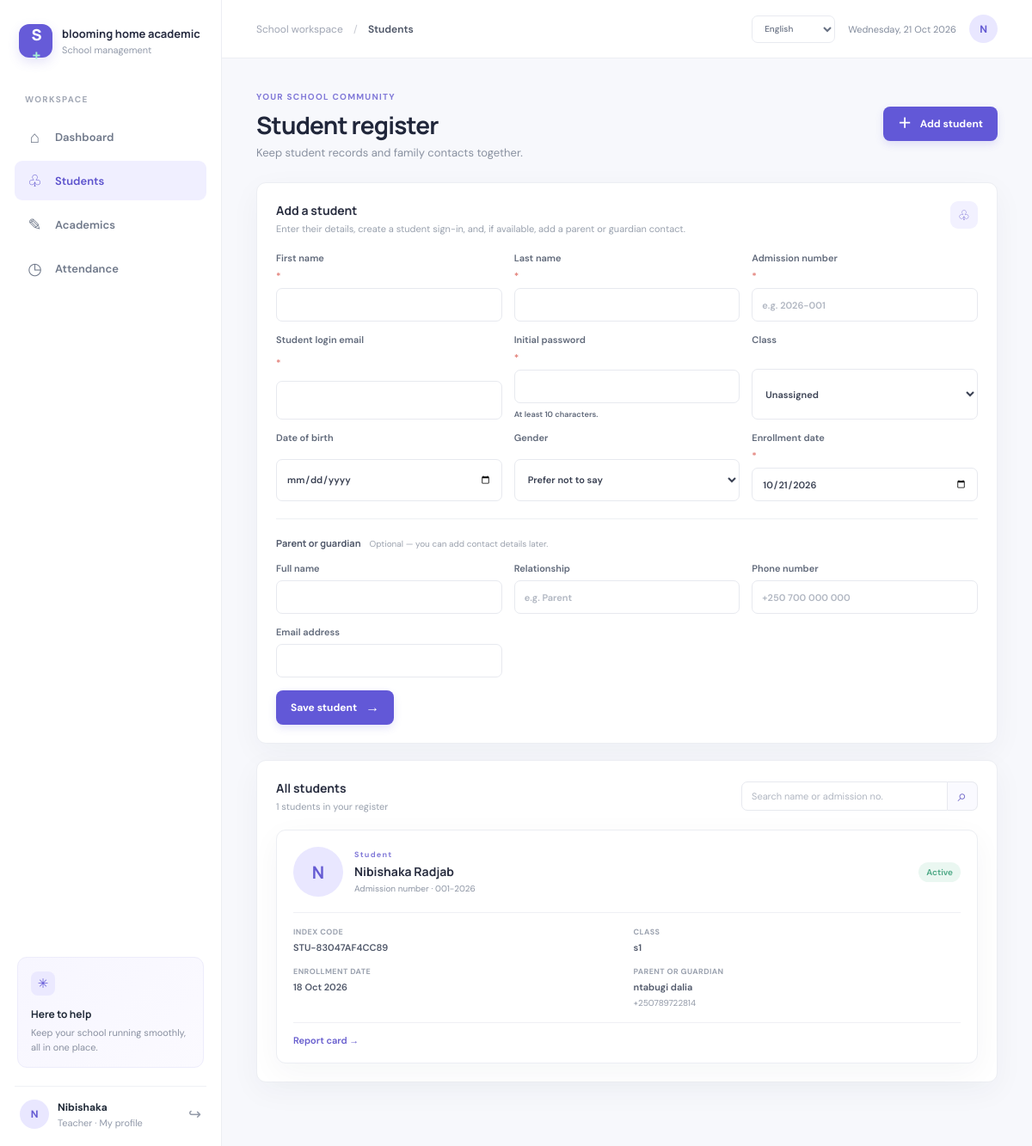
The app's page /index.php?page=students (signed in) with its own data.
### tables this page shows
CREATE TABLE IF NOT EXISTS users (
    id BIGINT UNSIGNED AUTO_INCREMENT PRIMARY KEY,
    school_id BIGINT UNSIGNED NOT NULL,
    role_id TINYINT UNSIGNED NOT NULL,
    name VARCHAR(150) NOT NULL,
    email VARCHAR(190) NOT NULL UNIQUE,
    phone VARCHAR(40) NULL,
    password_hash VARCHAR(255) NOT NULL,
    profile_picture VARCHAR(255) NULL,
    is_active BOOLEAN NOT NULL DEFAULT TRUE,
    created_at TIMESTAMP NOT NULL DEFAULT CURRENT_TIMESTAMP,
    CONSTRAINT fk_users_school FOREIGN KEY (school_id) REFERENCES schools(id) ON DELETE CASCADE,
    CONSTRAINT fk_users_role FOREIGN KEY (role_id) REFERENCES roles(id)
);

CREATE TABLE IF NOT EXISTS roles (
    id TINYINT UNSIGNED AUTO_INCREMENT PRIMARY KEY,
    name VARCHAR(30) NOT NULL UNIQUE
);

CREATE TABLE IF NOT EXISTS students (
    id BIGINT UNSIGNED AUTO_INCREMENT PRIMARY KEY,
    school_id BIGINT UNSIGNED NOT NULL,
    user_id BIGINT UNSIGNED NULL,
    class_id BIGINT UNSIGNED NULL,
    admission_number VARCHAR(50) NOT NULL,
    index_code VARCHAR(24) NOT NULL,
    first_name VARCHAR(80) NOT NULL,
    last_name VARCHAR(80) NOT NULL,
    date_of_birth DATE NULL,
    gender ENUM('female', 'male', 'other') NULL,
    enrollment_date DATE NOT NULL,
    status ENUM('active', 'inactive', 'graduated') NOT NULL DEFAULT 'active',
    created_at TIMESTAMP NOT NULL DEFAULT CURRENT_TIMESTAMP,
    UNIQUE KEY uq_students_admission (school_id, admission_number),
    UNIQUE KEY uq_students_index_code (school_id, index_code),
    UNIQUE KEY uq_students_user (user_id),
    KEY idx_students_name (school_id, last_name, first_name),
    CONSTRAINT fk_students_school FOREIGN KEY (school_id) REFERENCES schools(id) ON DELETE CASCADE,
    CONSTRAINT fk_students_class FOREIGN KEY (class_id) REFERENCES classes(id) ON DELETE SET NULL,
    CONSTRAINT fk_students_user FOREIGN KEY (user_id) REFERENCES users(id) ON DELETE SET NULL
);

CREATE TABLE IF NOT EXISTS classes (
    id BIGINT UNSIGNED AUTO_INCREMENT PRIMARY KEY,
    school_id BIGINT UNSIGNED NOT NULL,
    section_id BIGINT UNSIGNED NULL,
    name VARCHAR(80) NOT NULL,
    academic_year VARCHAR(20) NULL,
    UNIQUE KEY uq_classes_school_name (school_id, name),
    CONSTRAINT fk_classes_school FOREIGN KEY (school_id) REFERENCES schools(id) ON DELETE CASCADE,
    CONSTRAINT fk_classes_section FOREIGN KEY (section_id) REFERENCES sections(id) ON DELETE SET NULL
);

CREATE TABLE IF NOT EXISTS guardians (
    id BIGINT UNSIGNED AUTO_INCREMENT PRIMARY KEY,
    school_id BIGINT UNSIGNED NOT NULL,
    name VARCHAR(150) NOT NULL,
    email VARCHAR(190) NULL,
    phone VARCHAR(40) NULL,
    created_at TIMESTAMP NOT NULL DEFAULT CURRENT_TIMESTAMP,
    CONSTRAINT fk_guardians_school FOREIGN KEY (school_id) REFERENCES schools(id) ON DELETE CASCADE
);

### pages/students.php (the view, shortened to what the rows shown need)
<?php
$schoolId = current_user()['school_id'];
$canManageBehavior = in_array(current_user()['role'], ['admin', 'behavior_officer'], true);
$pdo = database();
$search = trim((string) ($_GET['q'] ?? ''));
$behaviorScoreColumn = $canManageBehavior
    ? ', GREATEST(0, 100 - (SELECT COALESCE(SUM(bpd.points_deducted), 0) FROM behavior_point_deductions bpd WHERE bpd.school_id = s.school_id AND bpd.student_id = s.id)) AS behavior_score'
    : '';
$studentsQuery = $pdo->prepare(
    'SELECT s.id, s.user_id, s.admission_number, s.index_code, s.first_name, s.last_name, s.enrollment_date, s.status, c.name AS class_name' . $behaviorScoreColumn . ',
            g.name AS guardian_name, g.phone AS guardian_phone
     FROM students s LEFT JOIN classes c ON c.id = s.class_id
     LEFT JOIN student_guardians sg ON sg.student_id = s.id AND sg.is_primary = 1
     LEFT JOIN guardians g ON g.id = sg.guardian_id
     WHERE s.school_id = ? AND (? = "" OR CONCAT(s.first_name, " ", s.last_name, " ", s.admission_number) LIKE ?)
     ORDER BY s.created_at DESC'
);
$studentsQuery->execute([$schoolId, $search, '%' . $search . '%']);
$students = $studentsQuery->fetchAll();
?>
<section class="page-heading"><div><h1><?= e(t('Student register')) ?></h1></div></section>
<section class="panel form-panel" id="add-student">
    <div class="panel-heading"><div><h2><?= e(t('Add a student')) ?></h2><p><?= e(t('Enter their details, create a student sign-in, and, if available, add a parent or guardian contact.')) ?></p></div><span class="panel-icon">♧</span></div>
</section>
<section class="panel recent-panel">
    <div class="panel-heading"><div><h2><?= e(t('All students')) ?></h2><p><?= count($students) ?> <?= e(t('students in your register')) ?><?= $search !== '' ? ' · ' . e(t('matching your search')) : '' ?></p></div>
    </div>
    <?php if ($students === []): ?><div class="empty-state compact"><span class="empty-icon">♧</span><p><?= e(t($search !== '' ? 'No students match that search.' : 'Your student register is empty. Add a student above to get started.')) ?></p></div><?php else: ?>
        <div class="profile-card-grid">
            <?php foreach ($students as $student): ?><article class="profile-card">
                <div class="profile-card-header">
                    <span class="profile-card-avatar profile-card-initial"><?= e(strtoupper(substr($student['first_name'], 0, 1))) ?></span>
                    <div class="profile-card-identity"><span class="eyebrow"><?= e(t('Student')) ?></span><h3><?= e($student['first_name'] . ' ' . $student['last_name']) ?></h3><span><?= e(t('Admission number')) ?> · <?= e($student['admission_number']) ?></span></div>
                    <span class="status-pill status-<?= e($student['status']) ?>"><?= e(t(ucfirst($student['status']))) ?></span>
                </div>
                <div class="profile-card-details">
                    <div><small><?= e(t('INDEX CODE')) ?></small><strong><?= e($student['index_code']) ?></strong></div>
                    <div><small><?= e(t('Class')) ?></small><strong><?= e($student['class_name'] ?? t('Unassigned')) ?></strong></div>
                    <div><small><?= e(t('Enrollment date')) ?></small><strong><?= e(localized_date($student['enrollment_date'])) ?></strong></div>
                    <div><small><?= e(t('Parent or guardian')) ?></small><strong><?= e($student['guardian_name'] ?? '—') ?></strong><?php if ($student['guardian_phone']): ?><span><?= e($student['guardian_phone']) ?></span><?php endif; ?></div>
                </div>
                <?php if (can_access_page('academics')): ?><div class="profile-card-actions"><a class="text-link" href="report_card.php?student_id=<?= (int) $student['id'] ?>"><?= e(t('Report card')) ?> →</a></div><?php endif; ?>
            </article><?php endforeach; ?>
        </div>
    <?php endif; ?>
</section>

### app/layout.php (shortened to what the rows shown need)
<?php
function render_language_selector(string $class = 'language-picker'): void
{
    $script = basename((string) ($_SERVER['SCRIPT_NAME'] ?? 'index.php'));
    $query = $_GET;
    ?>
    <form class="<?= e($class) ?>" method="get" action="<?= e($script) ?>">
        <select id="language-select" name="lang" aria-label="<?= e(t('Language')) ?>" onchange="this.form.submit()">
        </select>
    </form>
    <?php
}
function render_header(string $title, string $activePage): void
{
    $user = current_user();
    ?>
    <!doctype html>
    <html lang="<?= e(current_language()) ?>">
    <head>
        <link rel="stylesheet" href="assets/css/app.css">
    </head>
    <body>
    <div class="app-shell">
        <aside class="sidebar">
            <div class="sidebar-bottom">
                <div class="profile-row">
                    <a class="avatar-link" href="index.php?page=profile" aria-label="<?= e(t('My profile')) ?>">
                        <?php if ($user['profile_picture'] !== ''): ?><img class="avatar" src="<?= e($user['profile_picture']) ?>" alt=""><?php else: ?><span class="avatar"><?= e(strtoupper(substr($user['name'], 0, 1))) ?></span><?php endif; ?>
                    </a>
                    <a class="profile-copy" href="index.php?page=profile"><strong><?= e($user['name']) ?></strong><small><?= e(role_label($user['role'])) ?> · <?= e(t('My profile')) ?></small></a>
                </div>
            </div>
        </aside>
        <main class="main-area">
            <header class="topbar">
                <div class="topbar-right"><?= render_language_selector() ?><span class="today"><?= e(localized_date(time(), 'full')) ?></span><span class="top-avatar"><?= e(strtoupper(substr($user['name'], 0, 1))) ?></span></div>
            </header>
            <div class="page-content">
    <?php
}
function render_footer(): void
{
    ?>
            </div>
        </main>
    </div>
    </body>
    </html>
    <?php
}

### records on screen
users: name "N", name "Nibishaka", role.name "Teacher"
students: first_name "N", first_name+last_name "Nibishaka Radjab", admission_number "001-2026", status "Active", index_code "STU-83047AF4CC89", class.name "s1", enrollment_date "18 Oct 2026", guardians.name "ntabugi dalia", guardians.phone "+250789722814"

### other values on screen
$user['school_name'] "blooming home academic"
t('School management') "School management"
t('WORKSPACE') "WORKSPACE"
$icon "⌂"
t($label) "Dashboard"
$icon "♧"
t($label) "Students"
$icon "✎"
t($label) "Academics"
$icon "◷"
t($label) "Attendance"
t('Here to help') "Here to help"
t('Keep your school running smoothly, all in one place.') "Keep your school running smoothly, all in one place."
t('My profile') "My profile"
t('School workspace') "School workspace"
